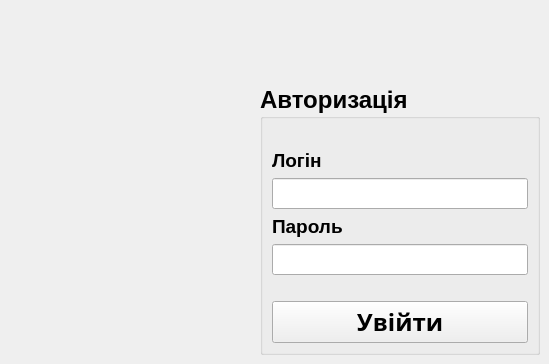
    <widget class="QWidget" name="loginWidget">
     <widget class="QGroupBox" name="groupBox">
      <property name="geometry">
       <rect>
        <x>260</x>
        <y>85</y>
        <width>280</width>
        <height>270</height>
       </rect>
      </property>
      <property name="font">
       <font>
        <pointsize>18</pointsize>
        <bold>true</bold>
       </font>
      </property>
      <property name="title">
       <string>Авторизація</string>
      </property>
      <layout class="QGridLayout" name="gridLayout_3">
       <item row="0" column="0">
        <layout class="QVBoxLayout" name="verticalLayout_3">
         <item>
          <spacer name="verticalSpacer_16">
           <property name="orientation">
            <enum>Qt::Vertical</enum>
           </property>
           <property name="sizeType">
            <enum>QSizePolicy::Fixed</enum>
           </property>
           <property name="sizeHint" stdset="0">
            <size>
             <width>20</width>
             <height>20</height>
            </size>
           </property>
          </spacer>
         </item>
         <item>
          <widget class="QLabel" name="label">
           <property name="font">
            <font>
             <family>Tahoma</family>
             <pointsize>14</pointsize>
             <bold>true</bold>
            </font>
           </property>
           <property name="text">
            <string>Логін</string>
           </property>
          </widget>
         </item>
         <item>
          <widget class="QLineEdit" name="loginLineEdit">
           <property name="font">
            <font>
             <pointsize>14</pointsize>
             <bold>true</bold>
            </font>
           </property>
           <property name="maxLength">
            <number>30</number>
           </property>
          </widget>
         </item>
         <item>
          <widget class="QLabel" name="label_4">
           <property name="font">
            <font>
             <family>Tahoma</family>
             <pointsize>14</pointsize>
             <bold>true</bold>
            </font>
           </property>
           <property name="text">
            <string>Пароль</string>
           </property>
          </widget>
         </item>
         <item>
          <widget class="QLineEdit" name="passwordLineEdit">
           <property name="font">
            <font>
             <pointsize>14</pointsize>
             <bold>true</bold>
            </font>
           </property>
           <property name="maxLength">
            <number>30</number>
           </property>
           <property name="echoMode">
            <enum>QLineEdit::Password</enum>
           </property>
          </widget>
         </item>
         <item>
          <spacer name="verticalSpacer_15">
           <property name="orientation">
            <enum>Qt::Vertical</enum>
           </property>
           <property name="sizeType">
            <enum>QSizePolicy::Fixed</enum>
           </property>
           <property name="sizeHint" stdset="0">
            <size>
             <width>10</width>
             <height>20</height>
            </size>
           </property>
          </spacer>
         </item>
         <item>
          <widget class="QPushButton" name="loginPushButton">
           <property name="sizePolicy">
            <sizepolicy hsizetype="Minimum" vsizetype="Preferred">
             <horstretch>0</horstretch>
             <verstretch>0</verstretch>
            </sizepolicy>
           </property>
           <property name="font">
            <font>
             <family>Cascadia Mono</family>
             <pointsize>18</pointsize>
             <bold>true</bold>
            </font>
           </property>
           <property name="text">
            <string>Увійти</string>
           </property>
          </widget>
         </item>
        </layout>
       </item>
      </layout>
     </widget>
     <widget class="QLabel" name="loginIconLabel">
      <property name="geometry">
       <rect>
        <x>40</x>
        <y>130</y>
        <width>180</width>
        <height>180</height>
       </rect>
      </property>
      <property name="text">
       <string/>
      </property>
      <property name="pixmap">
       <pixmap resource="../resources.qrc">:/images/images/login.png</pixmap>
      </property>
      <property name="scaledContents">
       <bool>true</bool>
      </property>
     </widget>
    </widget>
